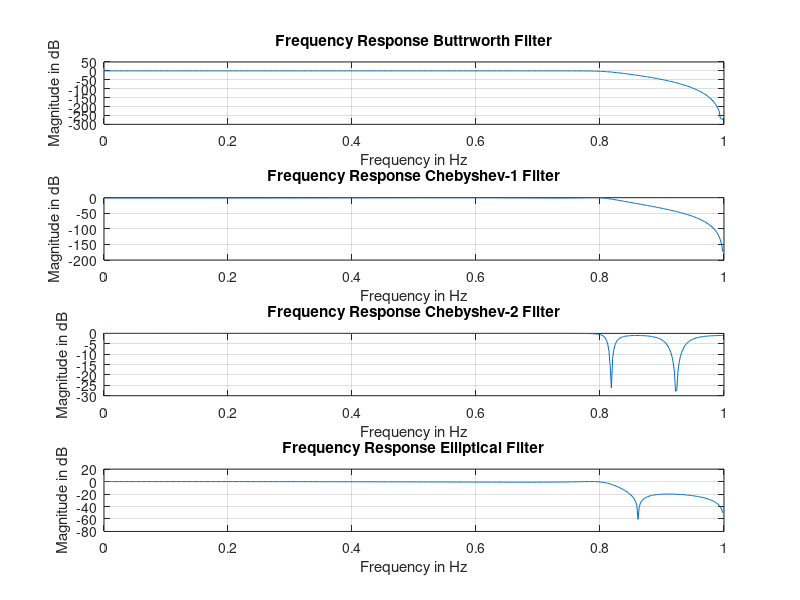

Write the MATLAB code that produced this figure.
clc; 
clear all; 
close all;

rp = 1; %Pass-band attenuation
rs = 20; %Stop-band attenuation
wp = 0.2*pi; %Frequency should be in rad/sec 
ws = 0.3*pi;

T = 0.1;

[n_b,wp_b] = buttord(wp,ws,rp,rs,'s');  % Gives mimimum order of filter
[b_b,a_b] = butter(n_b,wp,'low','s');
% Transformation from analog to digital 
[bbz, abz] = bilinear(b_b,a_b,1/T);
[Hbbd, wbbd] = freqz(bbz,abz); % Digital freq. response 


[n_c1,wp_c1] = cheb1ord(wp,ws,rp,rs,'s');  % Gives mimimum order of filter
[b_c1,a_c1] = cheby1(n_c1,rp,wp,'s');
% Transformation from analog to digital 
[bc_1z, ac_1z] = bilinear(b_c1,a_c1,1/T);
[Hbc_1d, wbc_1d] = freqz(bc_1z,ac_1z); % Digital freq. response 


[n_c2,wp_c2] = cheb2ord(wp,ws,rp,rs,'s');  % Gives mimimum order of filter
[b_c2,a_c2] = cheby2(n_c2,rp,wp,'s');
% Transformation from analog to digital 
[bc_2z, ac_2z] = bilinear(b_c2,a_c2,1/T);
[Hbc_2d, wbc_2d] = freqz(bc_2z,ac_2z); % Digital freq. response 


[n_e,wp_e] = ellipord(wp,ws,rp,rs,'s');  % Gives mimimum order of filter
[b_e,a_e] = ellip(n_e,rp,rs,wp,'s');
% Transformation from analog to digital 
[bez, aez] = bilinear(b_e,a_e,1/T);
[Hbed, wbed] = freqz(bez,aez); % Digital freq. response 


subplot(4,1,1)
plot(wbbd/(pi), 20*log10(abs(Hbbd))), grid on; 
title('Frequency Response Buttrworth Filter');
xlabel(' Frequency in Hz '),ylabel(' Magnitude in dB ');

subplot(4,1,2)
plot(wbc_1d/(pi), 20*log10(abs(Hbc_1d))), grid on; 
title('Frequency Response Chebyshev-1 Filter');
xlabel(' Frequency in Hz '),ylabel(' Magnitude in dB ');

subplot(4,1,3)
plot(wbc_2d/(pi), 20*log10(abs(Hbc_2d))), grid on; 
title('Frequency Response Chebyshev-2 Filter');
xlabel(' Frequency in Hz '),ylabel(' Magnitude in dB ');

subplot(4,1,4)
plot(wbed/(pi), 20*log10(abs(Hbed))), grid on; 
title('Frequency Response Elliptical Filter');
xlabel(' Frequency in Hz '),ylabel(' Magnitude in dB ');

